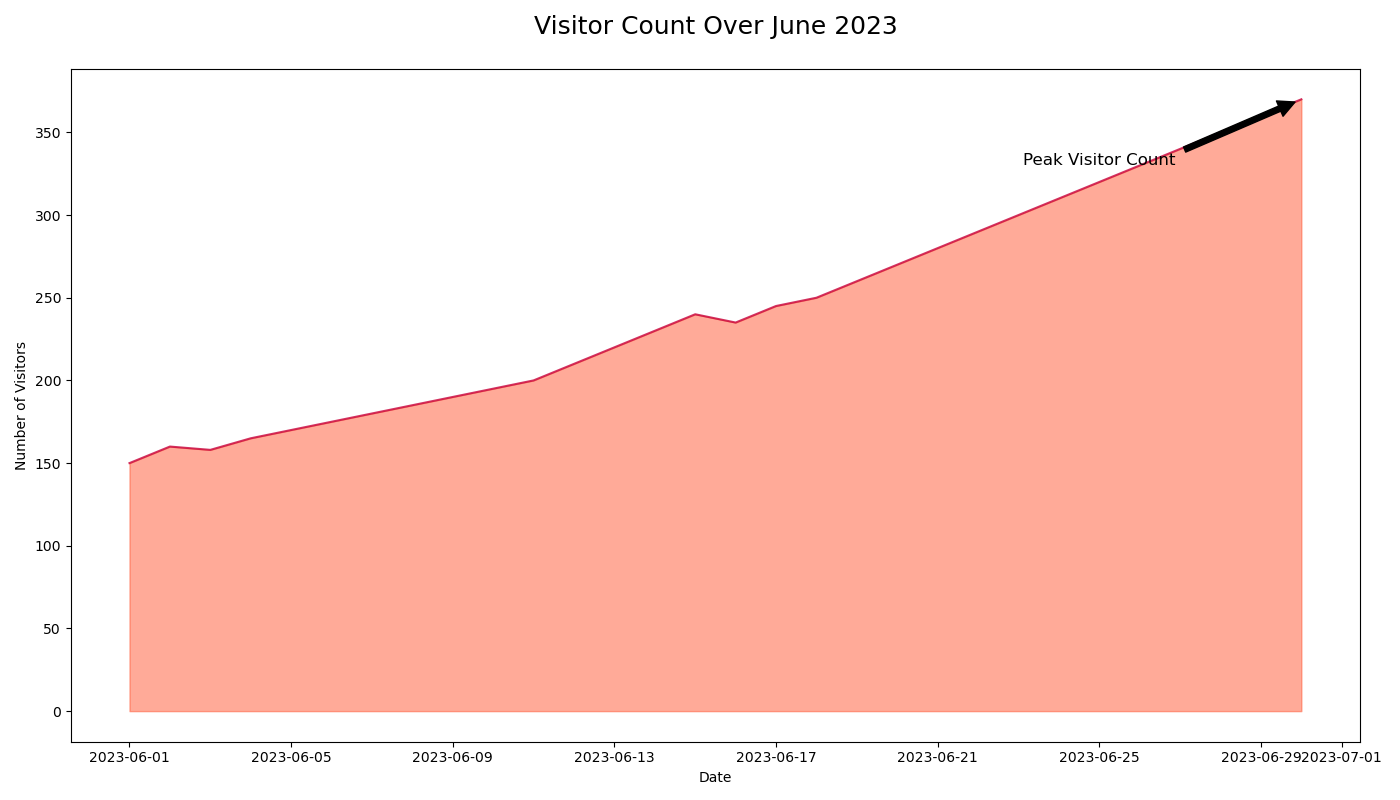

Python code for this plot:

import matplotlib.pyplot as plt
import pandas as pd

data = {
    'Date': pd.date_range(start='2023-06-01', periods=30, freq='D'),
    'Visitors': [150, 160, 158, 165, 170, 175, 180, 185, 190, 195, 200, 210, 220, 230, 240, 235, 245, 250, 260, 270, 280, 290, 300, 310, 320, 330, 340, 350, 360, 370]
}

df = pd.DataFrame(data)

plt.figure(figsize=(14, 8))
plt.fill_between(df['Date'], df['Visitors'], color='#FF5733', alpha=0.5)
plt.plot(df['Date'], df['Visitors'], color='#C70039', alpha=0.8)

plt.title('Visitor Count Over June 2023', fontsize=18, pad=25)
plt.xlabel('Date')
plt.ylabel('Number of Visitors')

plt.annotate('Peak Visitor Count', xy=(pd.Timestamp('2023-06-30'), 370), xytext=(pd.Timestamp('2023-06-25'), 330),
             arrowprops=dict(facecolor='black', shrink=0.05),
             fontsize=12, ha='center')

plt.tight_layout()
plt.show()
